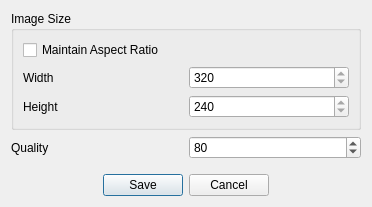
<?xml version="1.0" encoding="UTF-8"?>
<ui version="4.0">
 <class>Dialog</class>
 <widget class="QDialog" name="Dialog">
  <property name="geometry">
   <rect>
    <x>0</x>
    <y>0</y>
    <width>372</width>
    <height>207</height>
   </rect>
  </property>
  <property name="windowTitle">
   <string>JPEG Save Options</string>
  </property>
  <layout class="QGridLayout" name="gridLayout">
   <item row="1" column="0">
    <widget class="QLabel" name="label_3">
     <property name="sizePolicy">
      <sizepolicy hsizetype="Preferred" vsizetype="Preferred">
       <horstretch>0</horstretch>
       <verstretch>0</verstretch>
      </sizepolicy>
     </property>
     <property name="text">
      <string>Quality</string>
     </property>
    </widget>
   </item>
   <item row="3" column="0" colspan="2">
    <widget class="QDialogButtonBox" name="buttonBox">
     <property name="orientation">
      <enum>Qt::Horizontal</enum>
     </property>
     <property name="standardButtons">
      <set>QDialogButtonBox::Cancel|QDialogButtonBox::Save</set>
     </property>
     <property name="centerButtons">
      <bool>true</bool>
     </property>
    </widget>
   </item>
   <item row="0" column="0" colspan="2">
    <widget class="QGroupBox" name="groupBox">
     <property name="title">
      <string>Image Size</string>
     </property>
     <property name="flat">
      <bool>false</bool>
     </property>
     <layout class="QGridLayout" name="gridLayout_2">
      <item row="2" column="0">
       <widget class="QLabel" name="label_2">
        <property name="text">
         <string>Height</string>
        </property>
       </widget>
      </item>
      <item row="1" column="1">
       <widget class="QSpinBox" name="spinBoxImageWidth">
        <property name="sizePolicy">
         <sizepolicy hsizetype="Minimum" vsizetype="Fixed">
          <horstretch>0</horstretch>
          <verstretch>0</verstretch>
         </sizepolicy>
        </property>
        <property name="minimum">
         <number>320</number>
        </property>
       </widget>
      </item>
      <item row="1" column="0">
       <widget class="QLabel" name="label">
        <property name="sizePolicy">
         <sizepolicy hsizetype="Minimum" vsizetype="Preferred">
          <horstretch>0</horstretch>
          <verstretch>0</verstretch>
         </sizepolicy>
        </property>
        <property name="text">
         <string>Width</string>
        </property>
       </widget>
      </item>
      <item row="2" column="1">
       <widget class="QSpinBox" name="spinBoxImageHeight">
        <property name="minimum">
         <number>240</number>
        </property>
       </widget>
      </item>
      <item row="0" column="0">
       <widget class="QCheckBox" name="checkBoxAspectRatio">
        <property name="layoutDirection">
         <enum>Qt::LeftToRight</enum>
        </property>
        <property name="text">
         <string>Maintain Aspect Ratio</string>
        </property>
       </widget>
      </item>
     </layout>
    </widget>
   </item>
   <item row="1" column="1">
    <widget class="QSpinBox" name="spinBoxImageQuality">
     <property name="sizePolicy">
      <sizepolicy hsizetype="Preferred" vsizetype="Fixed">
       <horstretch>0</horstretch>
       <verstretch>0</verstretch>
      </sizepolicy>
     </property>
     <property name="maximum">
      <number>100</number>
     </property>
     <property name="singleStep">
      <number>10</number>
     </property>
     <property name="value">
      <number>80</number>
     </property>
    </widget>
   </item>
   <item row="2" column="0">
    <spacer name="verticalSpacer">
     <property name="orientation">
      <enum>Qt::Vertical</enum>
     </property>
     <property name="sizeHint" stdset="0">
      <size>
       <width>20</width>
       <height>40</height>
      </size>
     </property>
    </spacer>
   </item>
  </layout>
 </widget>
 <resources/>
 <connections>
  <connection>
   <sender>buttonBox</sender>
   <signal>accepted()</signal>
   <receiver>Dialog</receiver>
   <slot>accept()</slot>
   <hints>
    <hint type="sourcelabel">
     <x>248</x>
     <y>254</y>
    </hint>
    <hint type="destinationlabel">
     <x>157</x>
     <y>274</y>
    </hint>
   </hints>
  </connection>
  <connection>
   <sender>buttonBox</sender>
   <signal>rejected()</signal>
   <receiver>Dialog</receiver>
   <slot>reject()</slot>
   <hints>
    <hint type="sourcelabel">
     <x>316</x>
     <y>260</y>
    </hint>
    <hint type="destinationlabel">
     <x>286</x>
     <y>274</y>
    </hint>
   </hints>
  </connection>
 </connections>
</ui>
